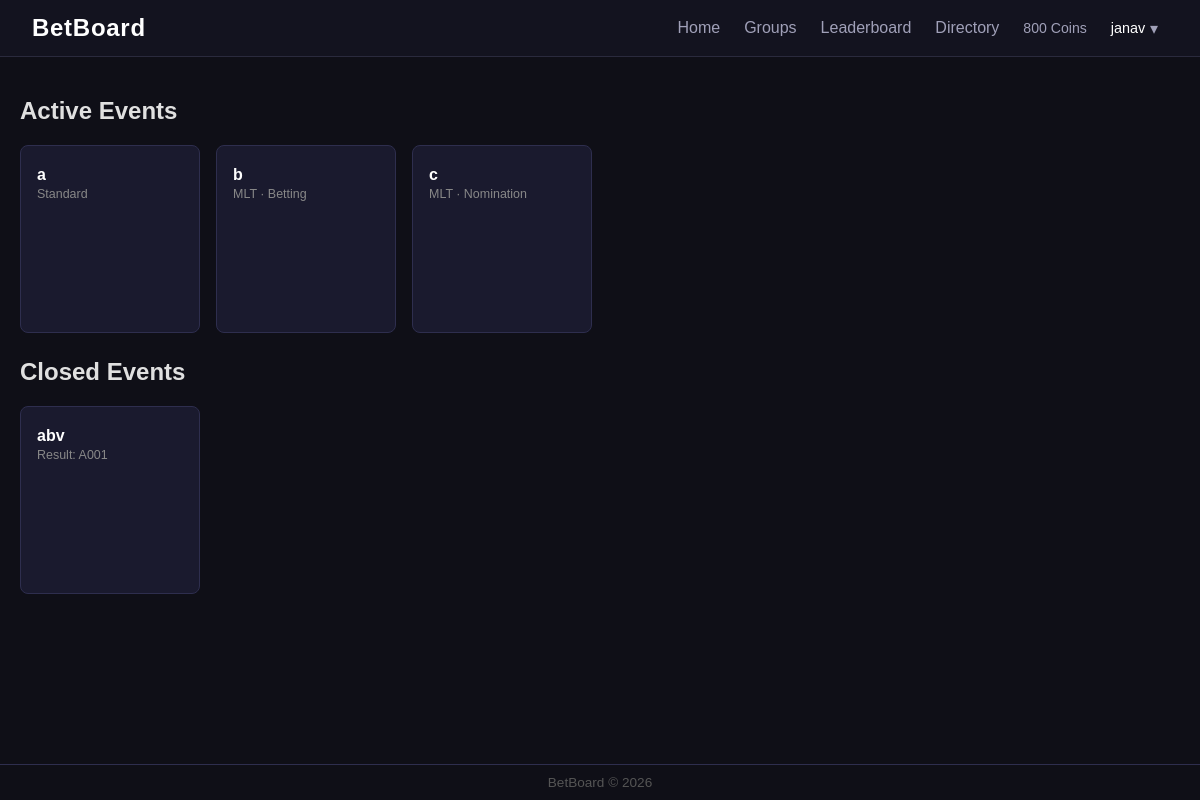
/ (signed in), run on the app's committed database.
### models.py (models this page shows)
class User(db.Model):
    __tablename__ = "users"
    id = db.Column(db.Integer, primary_key = True)
    username = db.Column(db.String(50), unique = True, nullable = False)
    password_hash = db.Column(db.String(50), nullable = False)
    coins = db.Column(db.Integer, default = 1000)
    created_at = db.Column(db.DateTime, default = datetime.utcnow)
    is_admin = db.Column(db.Boolean, default = False)
    roll_number = db.Column(db.String(20), unique = True, nullable = False)

class Event(db.Model):
    __tablename__ = "events"
    id = db.Column(db.Integer, primary_key = True)
    title = db.Column(db.String(200))
    description = db.Column(db.Text)
    prev_yes_odds = db.Column(db.Float, default = 0)
    prev_no_odds = db.Column(db.Float, default = 0)
    created_at = db.Column(db.DateTime, default = datetime.utcnow)
    event_type = db.Column(db.String(20), default="standard")
    phase = db.Column(db.String(20), nullable=True)
    status = db.Column(db.String(20), default="open")
    result = db.Column(db.String(20), nullable=True)

### routes/betting.py (the view)
@betting_bp.route("/")
def dashboard():
    if "user_id" not in session:
        return redirect(url_for("auth.login"))
    user = db.session.get(User, session["user_id"])
    if user is None:
        session.clear()
        return redirect(url_for("auth.login"))
    events = Event.query.all()
    event_data = []
    for event in events:
        bets = Bet.query.filter_by(event_id=event.id).all()
        user_bet = Bet.query.filter_by(event_id = event.id, user_id = user.id).first()
        if event.event_type == 'most_likely_to':
            nominees = Nominee.query.filter_by(event_id = event.id).all()
            total_pool = sum(b.amount for b in bets)
            nominee_data = []
            for n in nominees:
                pool = sum(b.amount for b in bets if b.side == n.roll_number)
                odds = round(total_pool/pool,2) if pool>0 else None
                nominee_data.append({
                    "roll_number": n.roll_number,
                    "pool": pool,
                    "odds": odds
                })
            user_nomination = None
            if event.phase == "nomination":
                user_nomination = Nomination.query.filter_by(
                    event_id = event.id,
                    nominator_id = user.id
                ).first()
            event_data.append({
            "event": event,
            "nominees": nominee_data,
            "user_bet": user_bet,
            "user_nomination": user_nomination,
            "yes_pool": 0, "no_pool": 0,
            "yes_prob": 0, "no_prob": 0,
            "yes_odds": 0, "no_odds": 0,
            "yes_direction": "same", "no_direction": "same"
        })
        else:
            yes_pool = sum(b.amount for b in bets if b.side == "YES")
            no_pool = sum(b.amount for b in bets if b.side == "NO")
            total = yes_pool + no_pool
            if total > 0:
                yes_prob = round((yes_pool / total) * 100, 1)
                no_prob = round((no_pool / total) * 100, 1)
            else:
                yes_prob = 50
                no_prob = 50
            yes_odds = round(total / yes_pool, 2) if yes_pool > 0 else 2.0
            no_odds = round(total / no_pool, 2) if no_pool > 0 else 2.0
            yes_direction = "same"
            no_direction = "same"
            if event.prev_yes_odds:
                if yes_odds > event.prev_yes_odds:
                    yes_direction = "up"
                elif yes_odds < event.prev_yes_odds:
                    yes_direction = "down"
            if event.prev_no_odds:
                if no_odds > event.prev_no_odds:
                    no_direction = "up"
                elif no_odds < event.prev_no_odds:
                    no_direction = "down"
            event_data.append({
                "event": event,
                "yes_pool": yes_pool,
                "no_pool": no_pool,
                "yes_prob": yes_prob,
                "no_prob": no_prob,
                "yes_odds": yes_odds,
                "no_odds": no_odds,
                "yes_direction": yes_direction,
                "no_direction": no_direction,
                "user_bet": user_bet,
                "nominees": [],
                "user_nomination": None
            })
    return render_template(
        "dashboard.html",
        event_data=event_data,
        current_user=user,
        students=load_students()
    )

### routes/auth.py (called while the page is built)
def load_students():
    path=os.path.join(os.path.dirname(os.path.abspath(__file__)), '..', 'students.csv')
    students = []
    try:
        with open(path, newline='', encoding='utf-8-sig') as f:
            for row in csv.DictReader(f):
                students.append({
                    'name': row['name'].strip(),
                    'roll_number': row['roll_number'].strip().upper()
                })
    except FileNotFoundError:
        pass
    return students

### templates/dashboard.html (shortened to what this page needs)
{% extends "base.html" %}
{% block content %}
<h2>Active Events</h2>
<div class="events-container">
    <div class="events-grid">
        {% set ns = namespace(found=false) %}
        {% for data in event_data %}
        {% set event = data.event %}
        {% if event.status == "open" %}
        {% set ns.found = true %}
        {% if event.event_type == "most_likely_to" %}
            {% set meta = "MLT · " + (event.phase | capitalize) %}
        {% else %}
            {% set meta = "Standard" %}
        {% endif %}
        {% set user_bet_side = data.user_bet.side if data.user_bet else "" %}
        {% set user_bet_amount = data.user_bet.amount if data.user_bet else "" %}
        {% set user_bet_odds = data.user_bet.odds_at_time if data.user_bet else "" %}
        {% set user_nom = data.user_nomination.roll_number if data.user_nomination else "" %}
        <div class="event-card"
            data-id="{{ event.id }}"
            data-title="{{ event.title }}"
            data-desc="{{ event.description }}"
            data-type="{{ event.event_type }}"
            data-phase="{{ event.phase or '' }}"
            data-meta="{{ meta }}"
            data-user-bet-side="{{ user_bet_side }}"
            data-user-bet-amount="{{ user_bet_amount }}"
            data-user-bet-odds="{{ user_bet_odds }}"
            data-user-nom="{{ user_nom }}"
            data-yes-pool="{{ data.yes_pool }}"
            data-no-pool="{{ data.no_pool }}"
            data-yes-odds="{{ data.yes_odds }}"
            data-no-odds="{{ data.no_odds }}"
            data-yes-prob="{{ data.yes_prob }}"
            data-no-prob="{{ data.no_prob }}"
            data-is-admin="{{ 'true' if current_user.is_admin else 'false' }}"
            onclick="openModal(this)">
            <h3>{{ event.title }}</h3>
            <span class="card-meta">{{ meta }}</span>
        </div>
        {% endif %}
        {% endfor %}
    </div>
</div>
<h2>Closed Events</h2>
<div class="events-container">
    <div class="events-grid">
        {% set ns2 = namespace(found=false) %}
        {% for data in event_data %}
        {% set event = data.event %}
        {% if event.status == "resolved" %}
        {% set ns2.found = true %}
        <div class="event-card" style="cursor: default;">
            <h3>{{ event.title }}</h3>
            <span class="card-meta">Result: {{ event.result }}</span>
        </div>
        {% endif %}
        {% endfor %}
    </div>
</div>
{% endblock %}

### templates/base.html (shortened to what this page needs)
<!DOCTYPE html>
<html>
<head>
    <link rel="stylesheet" href="{{url_for('static', filename='css/style.css')}}"> </head>
<body>
    <nav class="navbar">
        <a href="{{ url_for('betting.dashboard') }}" class="nav-brand">BetBoard</a>
        {%if session.get('user_id')%}
        <div class="nav-right">
            <a href="{{ url_for('betting.dashboard') }}" class="nav-link">Home</a>
            {%if current_user.is_admin%}
                    <a href="{{url_for('admin.admin_groups')}}" class="nav-link">Manage Groups</a>
                    <a href="{{url_for('admin.create_event')}}" class="nav-link">Create Event</a>
            {%else%}
            <a href="{{ url_for('groups.groups') }}" class="nav-link">Groups</a>
             {%endif%}
            <a href="{{ url_for('betting.leaderboard') }}" class="nav-link">Leaderboard</a>
            <a href="{{ url_for('auth.directory') }}" class="nav-link">Directory</a>
            <span class="nav-coins">{{ current_user.coins }} Coins </span>
            <div class="nav-profile-wrapper">
                <button class="nav-profile-btn" onclick="toggleProfileDropdown()">
                    {{ current_user.username }}
                    <span class="nav-caret">▾</span>
                </button>
            </div>
        </div>
        {%endif%}
    </nav>
    <div class="container">
        {% block content %}{% endblock %}
    </div>
    <footer style="text-align:center; padding: 10px;  border-top: 1px solid #2e2e4e; color: #555; font-size: 0.85rem; ">
        BetBoard &copy; 2026
    </footer>
</body>
</html>

### static/css/style.css (style rules this page uses)
body { font-family: Arial; background: #0f0f17; color: #e0e0e0; margin: 0; display: flex; flex-direction: column; min-height: 100vh; }
a { color: #7eb8f7; }
.navbar { display: flex; align-items: center; justify-content: space-between; padding: 0 2rem; height: 56px; background: #13131f; border-bottom: 1px solid #2a2a3d; position: sticky; top: 0; z-index: 100; }
.nav-brand { font-size: 1.5rem; font-weight: 700; color: #ffffff; text-decoration: none; letter-spacing: 0.03em; }
.nav-link { color: #a0a0b8; text-decoration: none; font-size:1.0rem; transition: color 0.2s; }
.nav-right { font-size: 1rem; display: flex; align-items: center; gap: 1.5rem; }
.nav-coins { font-size: 0.88rem; color: #a0a0b8; }
.nav-profile-wrapper { position: relative; }
.nav-profile-btn { background: none; border: none; color: #ffffff; font-size: 0.9rem; cursor: pointer; display: flex; align-items: center; gap: 0.3rem; padding: 0; }
.nav-caret { font-size: 1rem; color: #a0a0b8; }
.container { padding: 20px; flex: 1; }
.events-container { margin-bottom: 25px; }
.events-grid { display: grid; grid-template-columns: repeat(auto-fill, minmax(180px, 1fr)); gap: 16px; margin-top: 12px; }
.event-card { background: #1a1a2e; border: 1px solid #2e2e4e; border-radius: 8px; padding: 20px 16px; cursor: pointer; aspect-ratio: 1/1; display: fleax; flex-direction: column; justify-content: space-between; transition: border-color 0.2s, transform 0.15s; }
.event-card h3 { margin: 0; color: #ffffff; font-size: 1rem; }
.event-card .card-meta { font-size: 0.78rem; color: #888; }
button { padding: 8px 15px; margin-right: 10px; cursor: pointer; border: none; border-radius: 5px; background: #2e2e4e; color: #e0e0e0; font-size: 0.9rem; }

### data on the page
User: coins "800", username "janav"
Event: title "a"
Event: title "b"
Event: title "c"
Event: title "abv", result "A001"

### other printed values
{{ meta }} "Standard" "MLT · Betting" "MLT · Nomination"
